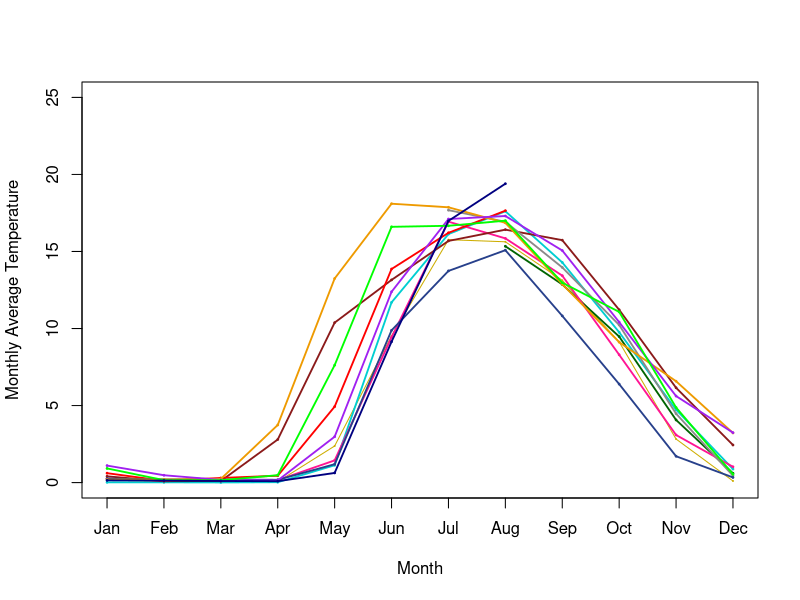

Source code (R):
library(dplyr)
library(lubridate)

#This code was used to identify any warming trends using a linear model 
AVG<- read.csv("../Acherito First Plot/Yearly_Avg_Temp.csv", header = TRUE)
mod<- lm(AVG$Avg_Temp~AVG$Year)
summary(mod)

#Here are all the cleaned up datasets 
ach07_11 <- read.csv("../Acherito First Plot/Acherito_07_11.csv", stringsAsFactors = FALSE)
ach11_12 <- read.csv("../Acherito First Plot/Acherito2_11_12.csv", stringsAsFactors = FALSE)
ach13_14 <- read.csv("../Acherito First Plot/Acherito2_13_14.csv", stringsAsFactors = FALSE)
ach14_15 <- read.csv("../Acherito First Plot/Acherito2_14_15.csv", stringsAsFactors = FALSE)
ach15_16 <- read.csv("../Acherito First Plot/Acherito2_15_16.csv", stringsAsFactors = FALSE)
ach16_17 <- read.csv("../Acherito First Plot/Acherito2_16_17.csv", stringsAsFactors = FALSE)
ach17_18 <- read.csv("../Acherito First Plot/Acherito2_17_18.csv", stringsAsFactors = FALSE)


#Here I have removed the NAs from the datasets and then combined all the individual datasets together to make one master dataset
ach07_11<- ach07_11[!is.na(ach07_11$Temp),]

Combined_Data <- ach11_12[!is.na(ach11_12$Temp),] %>% select(., Date, Temp) %>% rbind(.,ach07_11)
Combined_Data <- ach13_14[!is.na(ach13_14$Temp),] %>% select(., Date, Temp) %>% rbind(.,Combined_Data)
Combined_Data <- ach14_15[!is.na(ach14_15$Temp),] %>% select(., Date, Temp) %>% rbind(.,Combined_Data)
Combined_Data <- ach15_16[!is.na(ach15_16$Temp),] %>% select(., Date, Temp) %>% rbind(.,Combined_Data)
Combined_Data <- ach16_17[!is.na(ach16_17$Temp),] %>% select(., Date, Temp) %>% rbind(.,Combined_Data)
Combined_Data <- ach17_18[!is.na(ach17_18$Temp),] %>% select(., Date, Temp) %>% rbind(.,Combined_Data)


#Now we are going to get our unique dates and then get the average temperatures and variance of the days so that we have one record per day 
UniD<- unique(Combined_Data$Date)
Temp<- lapply(UniD, function(x) mean(filter(Combined_Data, Date == x) %>% select(Temp) %>% unlist()))
Var<- lapply(UniD, function(x) var(filter(Combined_Data, Date == x) %>% select(Temp) %>% unlist()))
Temp_df<- data.frame("Date" = UniD, "Avg_Temp"= unlist(Temp), "Variance" = unlist(Var))

#Because its easier to read on a graph we are going to take the monthly temperature averages
Temp_df$Date = dmy(Temp_df$Date)
df<- Temp_df %>% group_by(Year=year(Date), Month=month(Date)) %>% summarise(mean=mean(Avg_Temp))


######################################################################################################################################################################################
#This is the colour palette that would be used to colour the liines for the line plots 
colours <- c("darkgreen","gold3","darkturquoise","deeppink","firebrick4","red","snow4","royalblue4", "orange2","purple", "green","navy","slategray2")

#Now we are going to start plotting the graph and this will be added to the svg image which was started in the first file 'ArletData2'
#svg("Ach.Temp.svg", width=15,height=9)
correct_order <- data.frame("month"=c(1,2,3,4,5,6,7,8,9,10,11,12),"values"=NA)
Col2<- data.frame("colour"= as.character(colours[1:12]), "Year" = c("2007","2008", "2009", "2010", "2011", "2012", "2013", "2014", "2015", "2016", "2017", "2018"), stringsAsFactors = FALSE)
Year_<- df[grep("2008", df$Year), ]
plot(1: nrow(Year_), Year_$mean, type = "o", col= Col2[Col2$Year == "2008", 1], cex = 0.1, xaxt= "n", ylab = "Monthly Average Temperature", xlab = "Month", ylim = c(0,25))
for(x in c("2007","2009", "2010", "2011", "2012", "2013", "2014", "2015", "2016", "2017","2018")){
  Year_ <- df[grep(x, df$Year),]
  tmp <- correct_order
  for(t in tmp$month){
    if(any(grepl(paste0("\\b",t,"\\b"), Year_$Month))){
      tmp[tmp$month == t,"values"] <- Year_[grep(paste0("\\b",t,"\\b"), Year_$Month), "mean"]
    }
  }
  lines(tmp$values, type = "o", col = Col2[Col2$Year == x,1], cex = 0.1, lwd= 1.8)
}
legend(12.8,26,legend = Col2$Year, col = Col2$colour[1:12], lty=1, lwd = 2, cex = 0.8)
axis(side=1, at=(seq(1,12,1)), labels=c("Jan","Feb","Mar","Apr","May","Jun","Jul","Aug","Sep","Oct","Nov","Dec"))
text(1,27,"(d)",cex=0.9)
dev.off()
